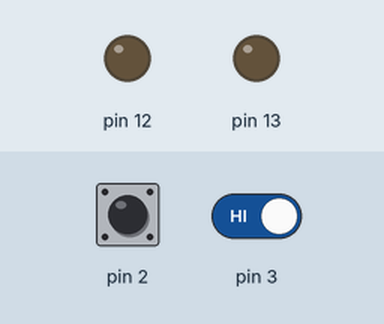
Bench run of a sketch on a simulated Arduino Uno, built with avr-gcc and run on an emulated ATmega328P. On the bench: output pins drawn as LEDs (lit = HIGH). The test bench sets the inputs (shaded band); at power-on: pin 2 HIGH, pin 3 HIGH.

Above: at 1.2 s.
1.3 s: pin 2 pulled LOW for 0.15 s
At 2.0 s:
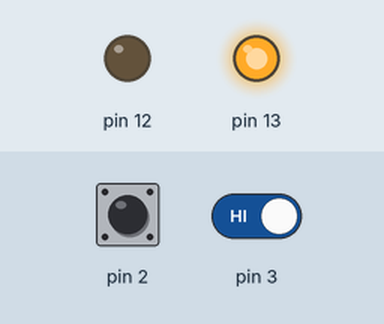
2.9 s: pin 2 pulled LOW for 3.2 s
At 3.7 s:
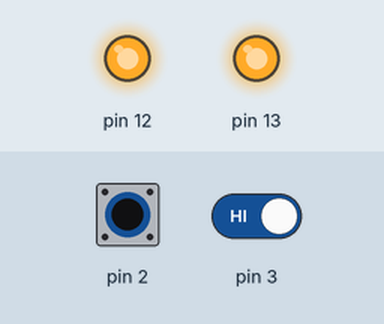
7.6 s: pin 2 driven LOW and pin 3 driven LOW
At 8.5 s:
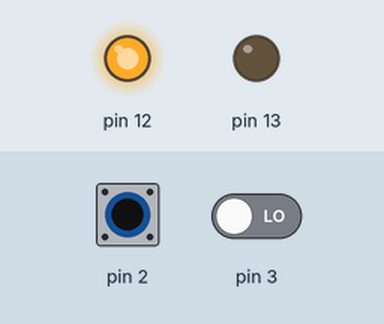
9.1 s: pin 2 driven HIGH
At 9.6 s:
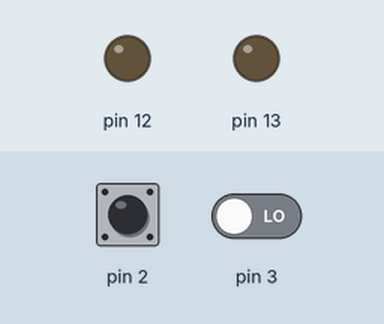
Timing chart, 0 to 11.6 s (numbered marks = the images above; inputs shaded):
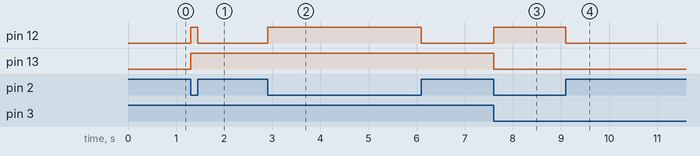

Measured:
- after the input at 1.3 s, pin 12: LOW → HIGH at once, → LOW 0.15 s later; pin 13: LOW → HIGH at once
- after the input at 2.9 s, pin 12: LOW → HIGH at once, → LOW 3.2 s later
- after the input at 7.6 s, pin 12: LOW → HIGH at once; pin 13: HIGH → LOW at once
- after the input at 9.1 s, pin 12: HIGH → LOW at once

The sketch:

M4_2.ino
```cpp
void setup()
{
    pinMode(13, OUTPUT); //2
    pinMode(12, OUTPUT); //1
    pinMode(2, INPUT_PULLUP); //1
    pinMode(3, INPUT_PULLUP); //2
}

void loop()
{
    if (digitalRead(2) == 0) // close
    {
        digitalWrite(12, HIGH);
        if (digitalRead(3) == 0)
        {
            digitalWrite(13, LOW);
        }else
        {
            digitalWrite(13, HIGH);
        }
    }else
    {
        digitalWrite(12, LOW);
    }

}
```
